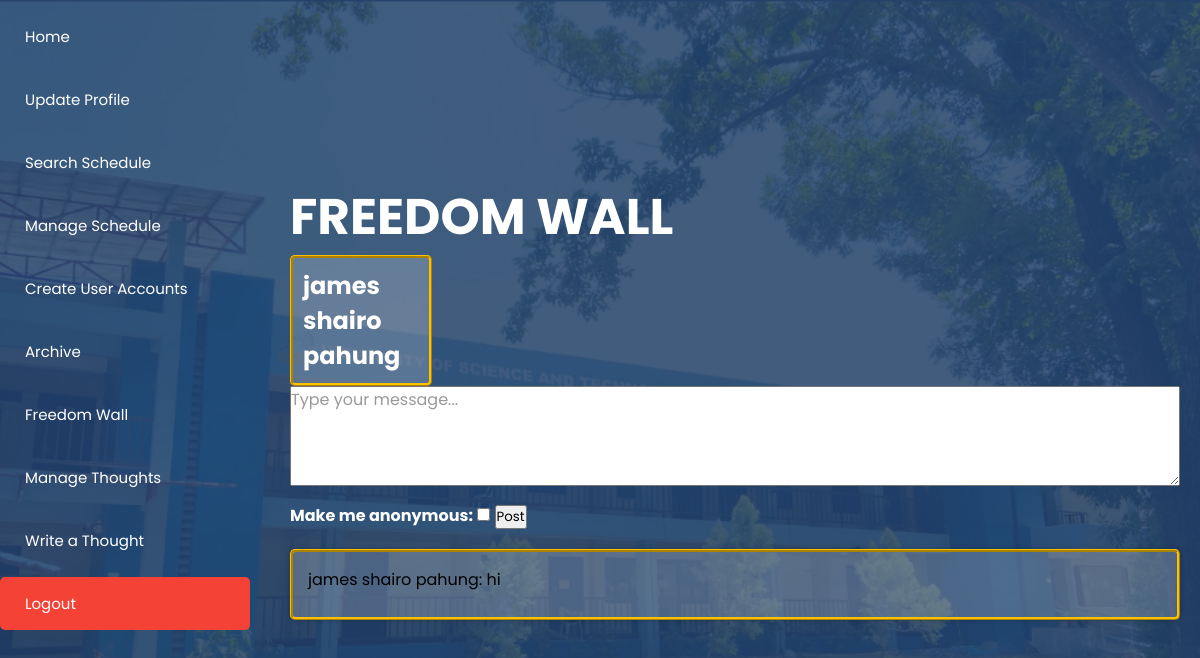
/thots.php?user_id=18 (signed in), run on the app's committed database.
### tables this page shows
CREATE TABLE `users` (
  `id` int(100) NOT NULL,
  `name` varchar(50) NOT NULL,
  `courseandyear` varchar(100) NOT NULL,
  `email` varchar(50) NOT NULL,
  `password` varchar(255) NOT NULL,
  `image` varchar(100) DEFAULT NULL,
  `role` varchar(20) NOT NULL DEFAULT 'user'
);

CREATE TABLE `thots` (
  `id` int(9) NOT NULL,
  `stud_name` varchar(99) NOT NULL,
  `thot` varchar(99) NOT NULL,
  `anony` varchar(99) NOT NULL,
  `approved` varchar(99) NOT NULL
);

### thots.php (the view, shortened to what this page needs)
<?php
include 'config.php';
$user_id = $_GET['user_id'];
$fetch = [];
if (isset($_SESSION['user_id'])) {
    $select = mysqli_query($conn, "SELECT * FROM `users` WHERE id = '$user_id'") or die('query failed');
    if(mysqli_num_rows($select) > 0){
        $fetch = mysqli_fetch_assoc($select);
    }
}
$sql = "SELECT stud_name, thot FROM thots";
$result = mysqli_query($conn, $sql);
if (mysqli_num_rows($result) > 0) {
    $thoughts = mysqli_fetch_all($result, MYSQLI_ASSOC);
} else {
    $thoughts = [];
}
?>
<!DOCTYPE html>
<html>
<head>
</head>
<body>
<div class="sidebar">
    <a href="home.php" class="btn">
        <span class="link-name">Home</span>
    </a>
    <a href="update_profile.php" class="btn">
        <span class="link-name">Update Profile</span>
    </a>
    <a href="searchschedadmin.php" class="btn">
        <span class="link-name">Search Schedule</span>
    </a>
    <a href="index.php" class="btn">
        <span class="link-name">Manage Schedule</span>
    </a>
    <a href="register.php" class="btn">
        <span class="link-name">Create User Accounts</span>
    </a>
    <a href="archive.php" class="btn">
        <span class="link-name">Archive</span>
    </a>
    <a href="adminwallthots.php" class="btn">
      <span class="link-name">Freedom Wall</span>
   </a>
    <a href="managethots.php" class="btn">
        <span class="link-name">Manage Thoughts</span>
    </a>
    <a href="thots.php?user_id=<?php echo $user_id; ?>" class="btn">
        <span class="link-name">Write a Thought</span>
    </a>
    <a href="home.php?logout=<?php echo $user_id; ?>" class="delete-btn">
        <span class="link-name">Logout</span>
    </a>
</div>
    <div class="content">
        <h1>FREEDOM WALL</h1>
        <div class="message-box">
            <h2> <?php echo $fetch['name']; ?></h2>
        <form action="" method="post">
        <textarea name="thot" placeholder="Type your message..."></textarea>
        <label for="anonymous-checkbox">Make me anonymous:</label>
        <input type="checkbox" name="anonymous" id="anonymous-checkbox">
        <button type="submit" id="post-button">Post</button>
        </form>
    </div>
    <div class="recent-texts-container">
    <ul id="recent-text-list">
    <?php foreach ($thoughts as $thought): ?>
        <?php if ($thought['stud_name'] === $fetch['name']): ?>
            <li><?php echo $thought['stud_name'] . ': ' . $thought['thot']; ?></li>
        <?php endif; ?>
    <?php endforeach; ?>
    </ul>
    </div>
</body>
</html>

### thots.php (style rules this page uses)
* { margin: 0; padding: 0; box-sizing: border-box; font-family: "Poppins", sans-serif; }
body { display: flex; justify-content: center; align-items: center; min-height: 100vh; background: url(pics/ustp.png) no-repeat; background-size: cover; background-position: center; }
.sidebar { height: none; width: 250px; position: fixed; top: 0; left: 0; padding-top: none; }
.sidebar a { padding: 15px; text-decoration: none; font-size: 15px; color: WHITE; display: block; transition: 0.3s; }
.btn { display: inline-block; padding: 10px 15px; margin: 10px 0; text-decoration: none; color: #fff; border-radius: 5px; transition: background-color 0.3s; }
.delete-btn { display: inline-block; padding: 10px 15px; margin: 10px 0; text-decoration: none; background-color: #f44336; color: #fff; border-radius: 5px; transition: background-color 0.3s; }
.content { margin-left: 270px; padding: 20px; }
.message-box h2 { padding: 10px; color: white; width: 16%; border-radius: 5px; background-color: rgba(255, 255, 255, 0.2); border-style: ridge; border-color: #ffc000; }
::placeholder { color: #999; font-size: 16px; }
label[for="anonymous-checkbox"] { color: white; font-weight: bold; font-size: 16px; }
.recent-texts-container { background-color: rgba(255, 255, 255, 0.2); border-style: ridge; border-color: #ffc000; padding: 15px; border-radius: 5px; margin-top: 20px; box-shadow: 0 0 5px rgba(0, 0, 0, 0.2); }
#recent-text-list { list-style-type: none; padding: 0; }
#recent-text-list li { margin-bottom: 10px; }
.content { flex: 1; padding: 20px; }
textarea { width: 100%; height: 100px; margin-bottom: 10px; }
.content h1 { color: white; font-size: 50px; }

### data on the page
users: name "james shairo pahung"
thots: stud_name "james shairo pahung", thot "hi"
